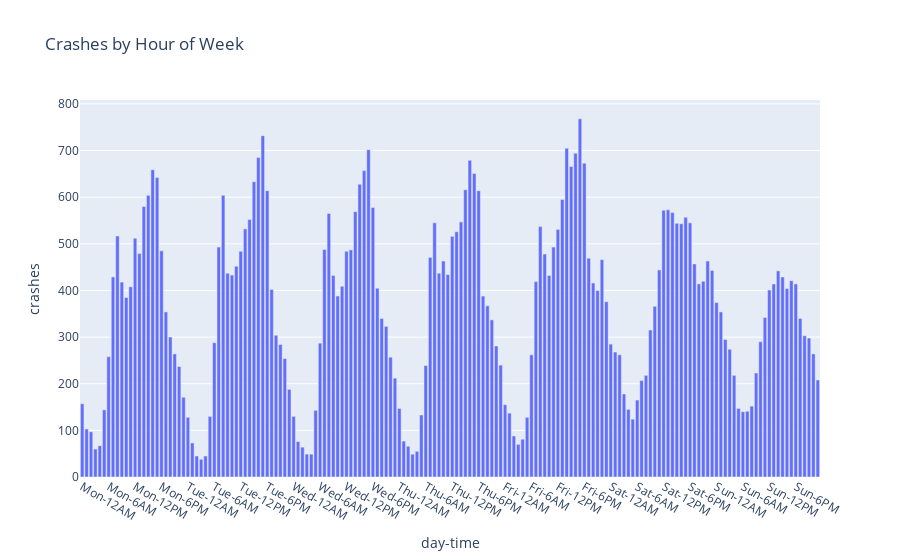
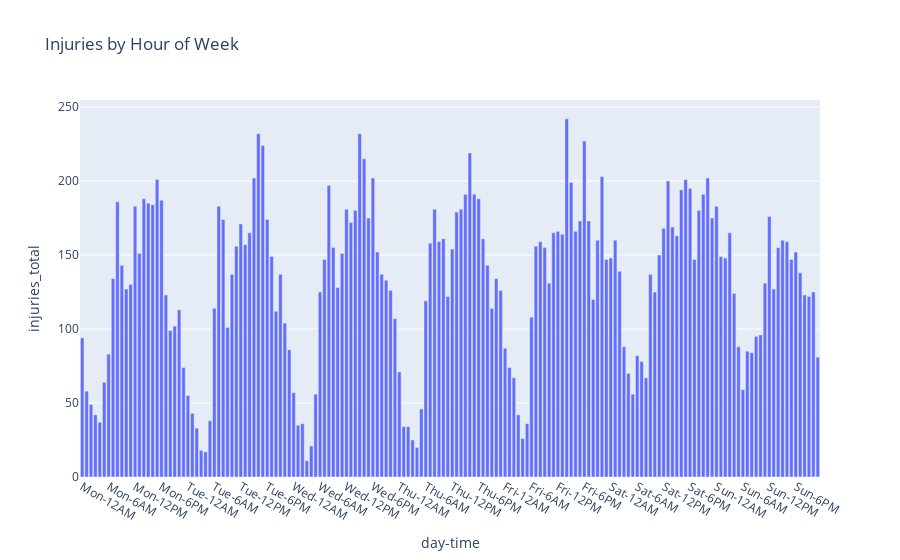

Notebook code cell kept with these figures, in order:
### Code cell
plotme = crash_df[['weekday', 'hour', 'crashes']].groupby(['weekday','hour']).sum().reset_index()
plotme['day-time'] = plotme.apply(lambda x: float(x.weekday) + float(x.hour)/24, axis=1)
fig = px.bar(plotme, x='day-time', y='crashes', title='Crashes by Hour of Week')



myticks = []
for day in day_of_week:
    for hour in ['12AM', '6AM', '12PM', '6PM']:
        myticks.append(day[:3] + '-' + hour)

myvals = []
for i in range(len(day_of_week)):
    for j in [0, 0.25, 0.5, 0.75]:
        myvals.append(i+j)
        
fig.update_layout(
    xaxis = dict(
        tickmode = 'array',
        #tick0 = 0,
        dtick = 1/4,
        tickvals = myvals,
        ticktext = myticks,
    ),
)

fig.show()


plotme = crash_df[['weekday', 'hour', 'injuries_total']].groupby(['weekday','hour']).sum().reset_index()
plotme['day-time'] = plotme.apply(lambda x: float(x.weekday) + float(x.hour)/24, axis=1)
fig = px.bar(plotme, x='day-time', y='injuries_total', title='Injuries by Hour of Week')

        
fig.update_layout(
    xaxis = dict(
        tickmode = 'array',
        #tick0 = 0,
        dtick = 1/4,
        tickvals = myvals,
        ticktext = myticks,
    ),
)

fig.show()


# ax = crash_df[['weekday', 'hour', 'crashes']].groupby(['weekday','hour']).sum().plot.bar(figsize=[20,6])
# ax.set_title('Crashes by Hour')
# ax.set_ylabel('Crashes')
#ax.set_ylim(20, 30)



plt.show()

### Figure 1 — Plotly figure (JSON) as saved in the notebook; plotly's stock layout.template omitted (floating-point values rounded to 4 significant figures; data arrays with more than 128 entries replaced by an {"elided": "..."} marker saying what was removed)
{"data": [{"alignmentgroup": "True", "hovertemplate": "day-time=%{x}<br>crashes=%{y}<extra></extra>", "legendgroup": "", "marker": {"color": "#636efa"}, "name": "", "offsetgroup": "", "orientation": "v", "showlegend": false, "textposition": "auto", "type": "bar", "x": {"elided": "168 float values"}, "xaxis": "x", "y": {"elided": "168 int values"}, "yaxis": "y"}], "layout": {"barmode": "relative", "legend": {"tracegroupgap": 0}, "title": {"text": "Crashes by Hour of Week"}, "xaxis": {"anchor": "y", "domain": [0, 1], "dtick": 0.25, "tickmode": "array", "ticktext": ["Mon-12AM", "Mon-6AM", "Mon-12PM", "Mon-6PM", "Tue-12AM", "Tue-6AM", "Tue-12PM", "Tue-6PM", "Wed-12AM", "Wed-6AM", "Wed-12PM", "Wed-6PM", "Thu-12AM", "Thu-6AM", "Thu-12PM", "Thu-6PM", "Fri-12AM", "Fri-6AM", "Fri-12PM", "Fri-6PM", "Sat-12AM", "Sat-6AM", "Sat-12PM", "Sat-6PM", "Sun-12AM", "Sun-6AM", "Sun-12PM", "Sun-6PM"], "tickvals": [0, 0.25, 0.5, 0.75, 1, 1.25, 1.5, 1.75, 2, 2.25, 2.5, 2.75, 3, 3.25, 3.5, 3.75, 4, 4.25, 4.5, 4.75, 5, 5.25, 5.5, 5.75, 6, 6.25, 6.5, 6.75], "title": {"text": "day-time"}}, "yaxis": {"anchor": "x", "domain": [0, 1], "title": {"text": "crashes"}}}}

### Figure 2 — Plotly figure (JSON) as saved in the notebook; plotly's stock layout.template omitted (floating-point values rounded to 4 significant figures; data arrays with more than 128 entries replaced by an {"elided": "..."} marker saying what was removed)
{"data": [{"alignmentgroup": "True", "hovertemplate": "day-time=%{x}<br>injuries_total=%{y}<extra></extra>", "legendgroup": "", "marker": {"color": "#636efa"}, "name": "", "offsetgroup": "", "orientation": "v", "showlegend": false, "textposition": "auto", "type": "bar", "x": {"elided": "168 float values"}, "xaxis": "x", "y": {"elided": "168 int values"}, "yaxis": "y"}], "layout": {"barmode": "relative", "legend": {"tracegroupgap": 0}, "title": {"text": "Injuries by Hour of Week"}, "xaxis": {"anchor": "y", "domain": [0, 1], "dtick": 0.25, "tickmode": "array", "ticktext": ["Mon-12AM", "Mon-6AM", "Mon-12PM", "Mon-6PM", "Tue-12AM", "Tue-6AM", "Tue-12PM", "Tue-6PM", "Wed-12AM", "Wed-6AM", "Wed-12PM", "Wed-6PM", "Thu-12AM", "Thu-6AM", "Thu-12PM", "Thu-6PM", "Fri-12AM", "Fri-6AM", "Fri-12PM", "Fri-6PM", "Sat-12AM", "Sat-6AM", "Sat-12PM", "Sat-6PM", "Sun-12AM", "Sun-6AM", "Sun-12PM", "Sun-6PM"], "tickvals": [0, 0.25, 0.5, 0.75, 1, 1.25, 1.5, 1.75, 2, 2.25, 2.5, 2.75, 3, 3.25, 3.5, 3.75, 4, 4.25, 4.5, 4.75, 5, 5.25, 5.5, 5.75, 6, 6.25, 6.5, 6.75], "title": {"text": "day-time"}}, "yaxis": {"anchor": "x", "domain": [0, 1], "title": {"text": "injuries_total"}}}}
